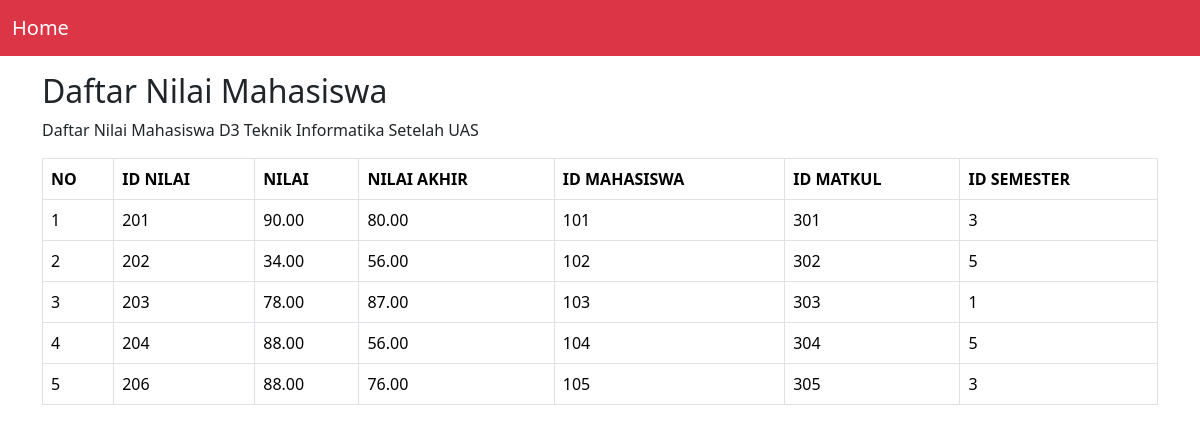
Page /tugas2/nilai.php on the committed database.
### tables this page shows
CREATE TABLE `tbl_nilai` (
  `nilai_id` int NOT NULL,
  `nilai` decimal(10,2) NOT NULL,
  `nilai_akhir` decimal(10,2) NOT NULL,
  `mahasiswa_id` int NOT NULL,
  `matkul_id` int NOT NULL,
  `semester_id` int NOT NULL
);

### tugas2/nilai.php (the view, shortened to what this page needs)
<!DOCTYPE html>
<html lang="en">
<head>
  <link href="https://cdn.jsdelivr.net/npm/bootstrap@5.3.3/dist/css/bootstrap.min.css" rel="stylesheet">
</head>
<body>
<nav class="navbar navbar-expand-sm bg-danger  navbar-dark">
  <div class="container-fluid">
    <a class="navbar-brand" href="index.php">Home</a>
  </div>
</nav>
<div class="container mt-3">
<h2>Daftar Nilai Mahasiswa</h2>
<p>Daftar Nilai Mahasiswa D3 Teknik Informatika Setelah UAS</p>
  <div class="card-body">
    <table class="table table-bordered" id="myTable">
      <thead>
      <tr>
          <th scope="col">NO</th>
          <th scope="col">ID NILAI</th>
          <th scope="col">NILAI</th>
          <th scope="col">NILAI AKHIR</th>
          <th scope="col">ID MAHASISWA</th>
          <th scope="col">ID MATKUL</th>
          <th scope="col">ID SEMESTER</th>
        </tr>
        </thead>
        <tbody>
           <?php
              $database = new Database();
              $connection = $database->getConnection();
              $no = 1;
              $query = $connection->query("SELECT * FROM tbl_nilai");
              while ($row = mysqli_fetch_assoc($query)){
            ?>
            <tr>
            <td><?php echo $no++ ?></td>
            <td><?php echo $row['nilai_id'] ?></td>
            <td><?php echo $row['nilai'] ?></td>
            <td><?php echo $row['nilai_akhir'] ?></td>
            <td><?php echo $row['mahasiswa_id'] ?></td>
            <td><?php echo $row['matkul_id'] ?></td>
            <td><?php echo $row['semester_id'] ?></td>
          </tr>
            <?php
                }?>
         </tbody>
      </table>
            </div>
          </div>
</body>
</html>

### rows in the picture
tbl_nilai: nilai_id "201", nilai "90.00", nilai_akhir "80.00", mahasiswa "101", matkul "301", semester "3"
tbl_nilai: nilai_id "202", nilai "34.00", nilai_akhir "56.00", mahasiswa "102", matkul "302", semester "5"
tbl_nilai: nilai_id "203", nilai "78.00", nilai_akhir "87.00", mahasiswa "103", matkul "303", semester "1"
tbl_nilai: nilai_id "204", nilai "88.00", nilai_akhir "56.00", mahasiswa "104", matkul "304", semester "5"
tbl_nilai: nilai_id "206", nilai "88.00", nilai_akhir "76.00", mahasiswa "105", matkul "305", semester "3"
